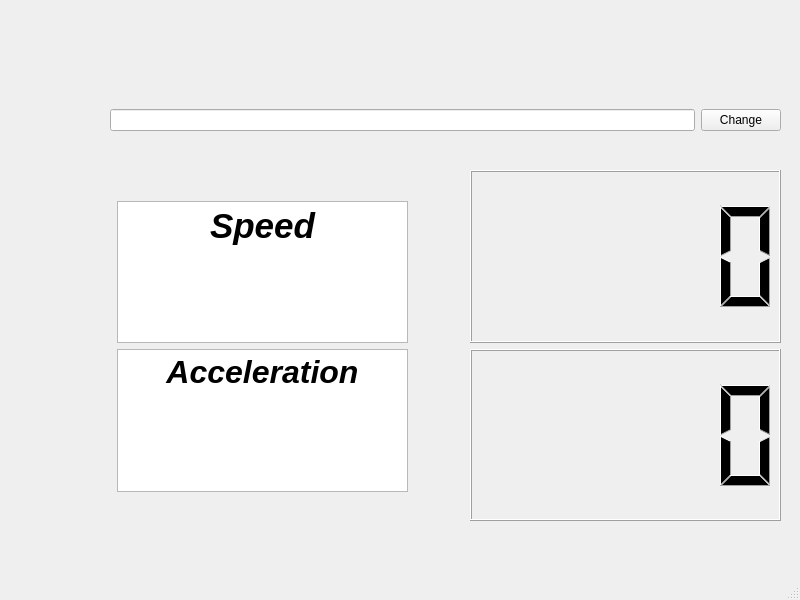
<?xml version="1.0" encoding="UTF-8"?>
<ui version="4.0">
 <class>MainWindow</class>
 <widget class="QMainWindow" name="MainWindow">
  <property name="geometry">
   <rect>
    <x>0</x>
    <y>0</y>
    <width>800</width>
    <height>600</height>
   </rect>
  </property>
  <property name="windowTitle">
   <string>MainWindow</string>
  </property>
  <widget class="QWidget" name="centralwidget">
   <widget class="QWidget" name="">
    <property name="geometry">
     <rect>
      <x>470</x>
      <y>170</y>
      <width>311</width>
      <height>351</height>
     </rect>
    </property>
    <layout class="QVBoxLayout" name="verticalLayout">
     <item>
      <widget class="QLCDNumber" name="lcdNumberSpeed"/>
     </item>
     <item>
      <widget class="QLCDNumber" name="lcdNumberAcceleration"/>
     </item>
    </layout>
   </widget>
   <widget class="QWidget" name="">
    <property name="geometry">
     <rect>
      <x>110</x>
      <y>70</y>
      <width>671</width>
      <height>101</height>
     </rect>
    </property>
    <layout class="QHBoxLayout" name="horizontalLayout">
     <item>
      <widget class="QLineEdit" name="lineEditDisplacement"/>
     </item>
     <item>
      <widget class="QPushButton" name="pushButton">
       <property name="text">
        <string>Change</string>
       </property>
      </widget>
     </item>
    </layout>
   </widget>
   <widget class="QWidget" name="">
    <property name="geometry">
     <rect>
      <x>117</x>
      <y>201</y>
      <width>291</width>
      <height>291</height>
     </rect>
    </property>
    <layout class="QVBoxLayout" name="verticalLayout_2">
     <item>
      <widget class="QTextBrowser" name="textBrowser">
       <property name="html">
        <string>&lt;!DOCTYPE HTML PUBLIC &quot;-//W3C//DTD HTML 4.0//EN&quot; &quot;http://www.w3.org/TR/REC-html40/strict.dtd&quot;&gt;
&lt;html&gt;&lt;head&gt;&lt;meta name=&quot;qrichtext&quot; content=&quot;1&quot; /&gt;&lt;style type=&quot;text/css&quot;&gt;
p, li { white-space: pre-wrap; }
&lt;/style&gt;&lt;/head&gt;&lt;body style=&quot; font-family:'Sans Serif'; font-size:9pt; font-weight:400; font-style:normal;&quot;&gt;
&lt;p align=&quot;center&quot; style=&quot; margin-top:0px; margin-bottom:0px; margin-left:0px; margin-right:0px; -qt-block-indent:0; text-indent:0px;&quot;&gt;&lt;span style=&quot; font-family:'Sans Serif'; font-size:26pt; font-weight:600; font-style:italic;&quot;&gt;Speed&lt;/span&gt;&lt;/p&gt;&lt;/body&gt;&lt;/html&gt;</string>
       </property>
      </widget>
     </item>
     <item>
      <widget class="QTextBrowser" name="textBrowser_2">
       <property name="html">
        <string>&lt;!DOCTYPE HTML PUBLIC &quot;-//W3C//DTD HTML 4.0//EN&quot; &quot;http://www.w3.org/TR/REC-html40/strict.dtd&quot;&gt;
&lt;html&gt;&lt;head&gt;&lt;meta name=&quot;qrichtext&quot; content=&quot;1&quot; /&gt;&lt;style type=&quot;text/css&quot;&gt;
p, li { white-space: pre-wrap; }
&lt;/style&gt;&lt;/head&gt;&lt;body style=&quot; font-family:'Sans Serif'; font-size:9pt; font-weight:400; font-style:normal;&quot;&gt;
&lt;p align=&quot;center&quot; style=&quot; margin-top:0px; margin-bottom:0px; margin-left:0px; margin-right:0px; -qt-block-indent:0; text-indent:0px;&quot;&gt;&lt;span style=&quot; font-family:'Sans Serif'; font-size:24pt; font-weight:600; font-style:italic;&quot;&gt;Acceleration&lt;/span&gt;&lt;/p&gt;
&lt;p align=&quot;center&quot; style=&quot;-qt-paragraph-type:empty; margin-top:0px; margin-bottom:0px; margin-left:0px; margin-right:0px; -qt-block-indent:0; text-indent:0px; font-family:'Sans Serif'; font-size:24pt; font-weight:600; font-style:italic;&quot;&gt;&lt;br /&gt;&lt;/p&gt;&lt;/body&gt;&lt;/html&gt;</string>
       </property>
      </widget>
     </item>
    </layout>
   </widget>
  </widget>
  <widget class="QMenuBar" name="menubar">
   <property name="geometry">
    <rect>
     <x>0</x>
     <y>0</y>
     <width>800</width>
     <height>22</height>
    </rect>
   </property>
  </widget>
  <widget class="QStatusBar" name="statusbar"/>
 </widget>
 <resources/>
 <connections/>
</ui>
